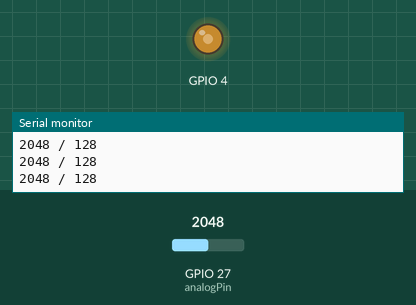
The sketch below on a simulated ESP32. On the bench: output pins drawn as LEDs (lit = HIGH), the last lines printed to the serial monitor. Inputs (shaded band) come from the test bench; at power-on: GPIO 27 (analogPin) = 2048.

Above: at 1.2 s.
1.3 s: GPIO 27 (analogPin) set to 1228
At 2.5 s:
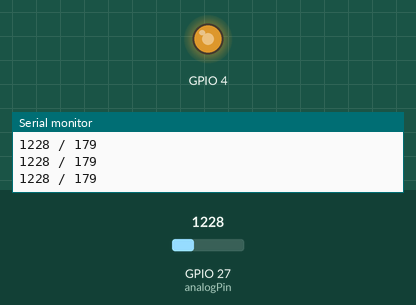
2.8 s: GPIO 27 (analogPin) set to 960
At 3.9 s:
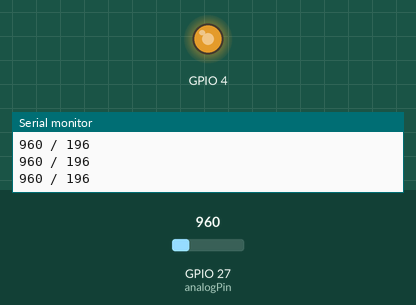
4.3 s: GPIO 27 (analogPin) set to 3603
At 5.1 s:
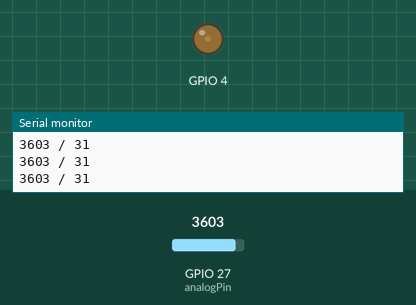
5.8 s: GPIO 27 (analogPin) set to 4095
At 6.2 s:
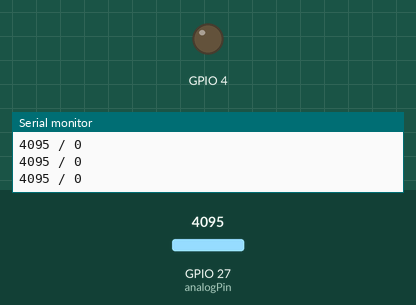
7.3 s: GPIO 27 (analogPin) set to 2047
At 8.5 s:
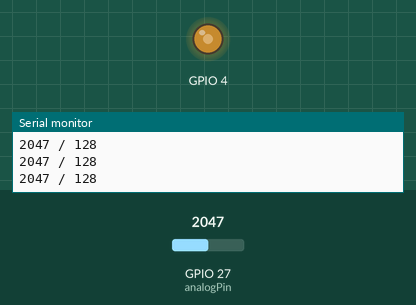
Timing chart, 0 to 9.8 s (numbered marks = the images above; inputs shaded):
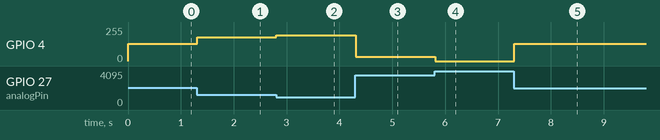

The sketch:

kad13_CdSFading.ino
```cpp
const int analogPin = A17;
int darkLevel = 1000;
int n = 0;

void setup() {
  Serial.begin(115200);
  ledcSetup(0,12800,8);
  ledcAttachPin(4,0);
}

void loop() {
  int a = analogRead(analogPin);
  int b = map(a,0,4095,255,0);
  Serial.print(a);
  Serial.print(" / ");
  Serial.println(b);
  ledcWrite(0,b);
  delay(10);
}
```

Measured:
- after the input at 1.3 s, GPIO 4: 128/255 → 178/255 at once
- after the input at 2.8 s, GPIO 4: 178/255 → 195/255 at once
- after the input at 4.3 s, GPIO 4: 195/255 → 31/255 at once
- after the input at 5.8 s, GPIO 4: 31/255 → 0/255 at once
- after the input at 7.3 s, GPIO 4: 0/255 → 128/255 at once
